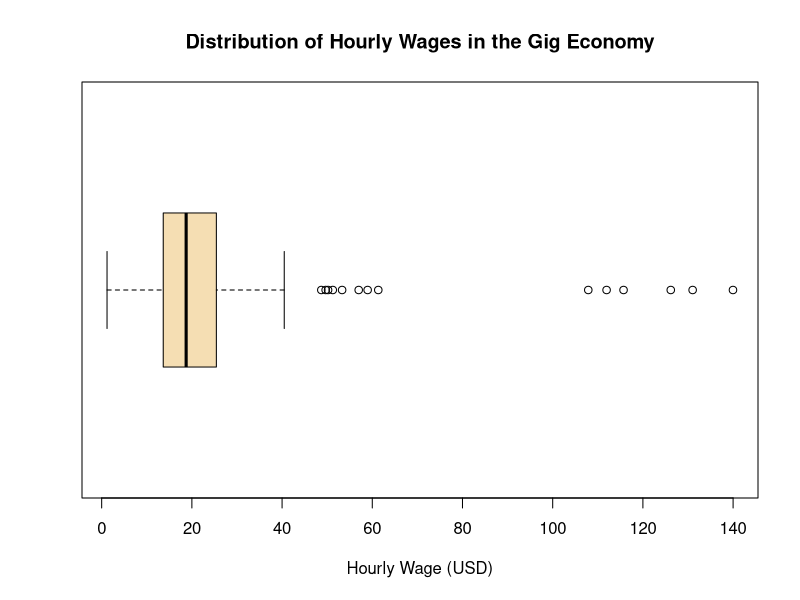
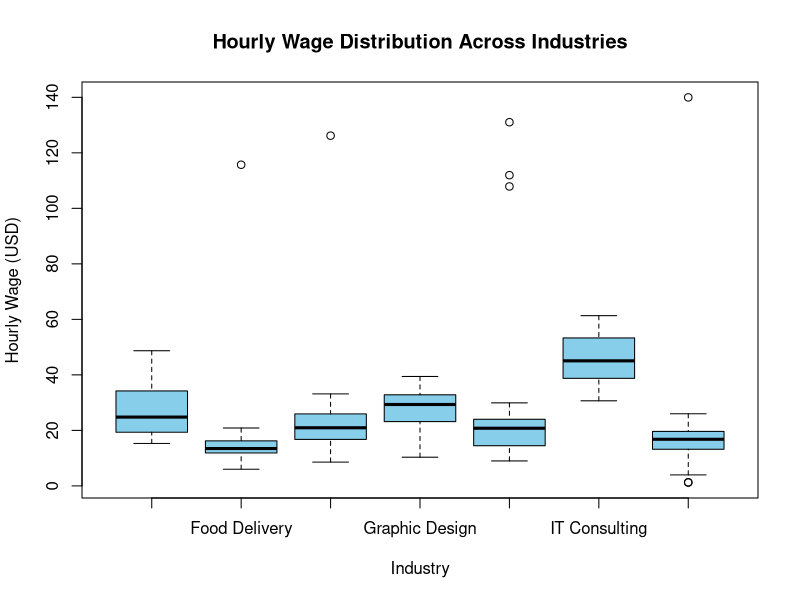
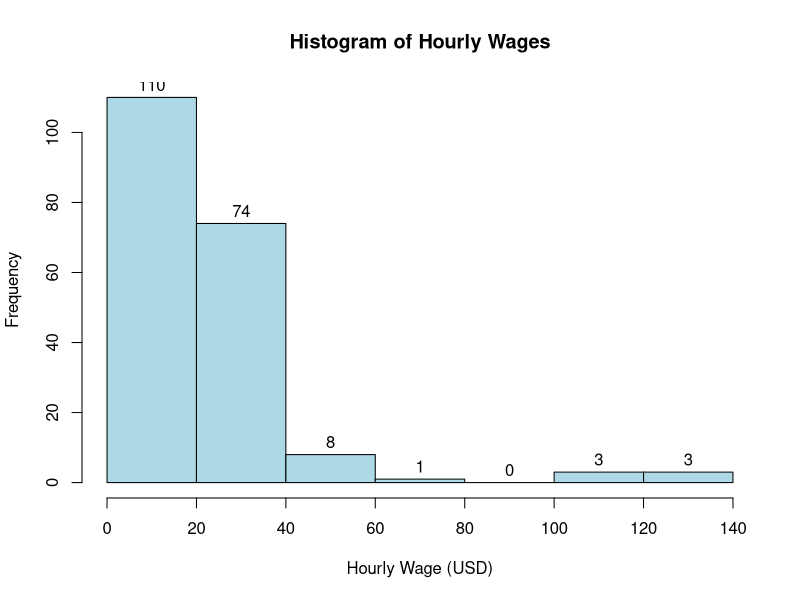

Here is the R script that generated these plots, in order:
# ==============================================================================
# Title: Gig Economy Workforce & Wage Analysis
# Description: Exploratory Data Analysis, Outlier Detection, and Wage Disparities
# Author: Avijit Ghosh
# ==============================================================================

# ------------------------------------------------------------------------------
# 1. Setup & Data Ingestion
# ------------------------------------------------------------------------------
# Load required libraries
if (!require("psych")) install.packages("psych")
if (!require("e1071")) install.packages("e1071")

library(psych)
library(e1071)

# Import raw dataset
gigData <- read.csv("GigWorkers.csv")

# Inspect initial schema & structure
str(gigData)
names(gigData)
head(gigData, 3)
tail(gigData, 5)

# ------------------------------------------------------------------------------
# 2. Data Auditing & Missing Value Handling
# ------------------------------------------------------------------------------
# Total missing elements across dataset
sum(is.na(gigData))

# Isolate incomplete records for data quality audit
rows_with_na <- gigData[!complete.cases(gigData), ]
nrow(rows_with_na)
write.csv(rows_with_na, "rows_with_na.csv", row.names = FALSE)

# Check missing values per column
colSums(is.na(gigData)) |>
  t() |>
  t()

# Missing values specific to HourlyWage
sum(is.na(gigData$HourlyWage))

# Clean dataset by dropping incomplete cases
gigDataComplete <- na.omit(gigData)
dim(gigDataComplete)

# ------------------------------------------------------------------------------
# 3. Exploratory Data Analysis & Outlier Detection
# ------------------------------------------------------------------------------
# Boxplot for overall wage distribution
boxplot(gigDataComplete$HourlyWage,
        horizontal = TRUE,
        main = "Distribution of Hourly Wages in the Gig Economy",
        xlab = "Hourly Wage (USD)",
        col = "wheat")

# Identify statistical outliers using 1.5 * IQR rule
wage_outliers <- boxplot(gigDataComplete$HourlyWage, plot = FALSE)$out
length(wage_outliers)
table(wage_outliers)

# Industry-wise Wage Comparison
boxplot(HourlyWage ~ Industry,
        data = gigDataComplete,
        main = "Hourly Wage Distribution Across Industries",
        xlab = "Industry",
        ylab = "Hourly Wage (USD)",
        col = "skyblue")

# Categorical Breakdown: Industry Representation
table(gigDataComplete$Industry)
round(proportions(table(gigDataComplete$Industry)), 2)

# Cross-tabulation: Job Type vs Gender Proportions
table(gigDataComplete$JobType, gigDataComplete$Gender)
round(proportions(table(gigDataComplete$JobType, gigDataComplete$Gender)), 2)

# ------------------------------------------------------------------------------
# 4. Statistical Summary & Distribution Shape
# ------------------------------------------------------------------------------
# Summary measures of central tendency and dispersion
min(gigDataComplete$HourlyWage)
max(gigDataComplete$HourlyWage)
mean(gigDataComplete$HourlyWage)
var(gigDataComplete$HourlyWage)
sd(gigDataComplete$HourlyWage)

# Descriptive metrics grouped by Job Type
describeBy(gigDataComplete$HourlyWage, gigDataComplete$JobType)

# Skewness & Kurtosis assessment
skewness(gigDataComplete$HourlyWage)
kurtosis(gigDataComplete$HourlyWage)

# Histogram: Wage Frequency Distribution
hist(gigDataComplete$HourlyWage,
     main = "Histogram of Hourly Wages",
     xlab = "Hourly Wage (USD)",
     ylab = "Frequency",
     col = "lightblue",
     labels = TRUE)
